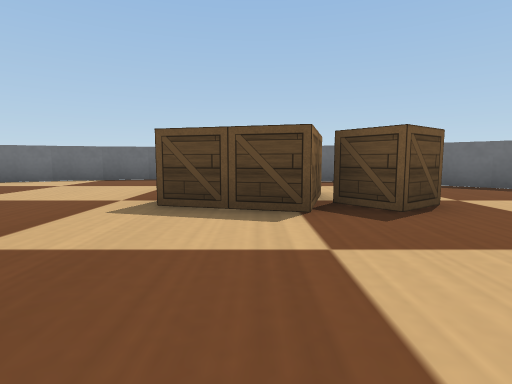
[1] (above)

16 first-person views from a walk through a world built for the Webots simulator. The camera is 0.06 m above the floor, tilts 6° down and sees 80° across. The floor is counted in squares, 0.1 m on a side. Each view is taken from the middle of a square. On the plan, view 1 faces up. The plan holds only what a view shows up to about 9 squares ahead; the rest is blank. The robots in the file are not drawn. Simple shapes and patterns stand in for the simulator's stock objects.

[2]
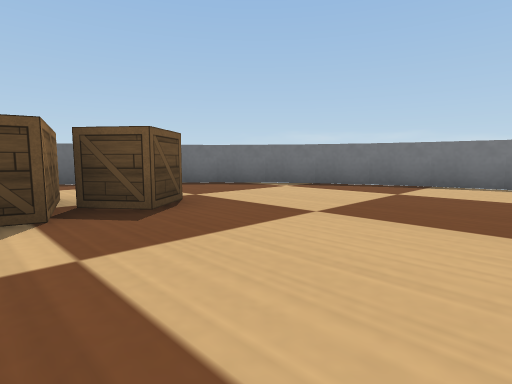

[3]
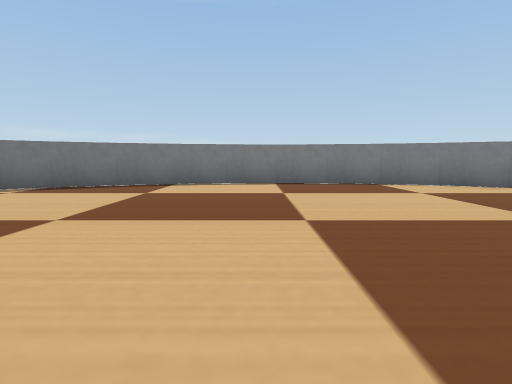

[4]
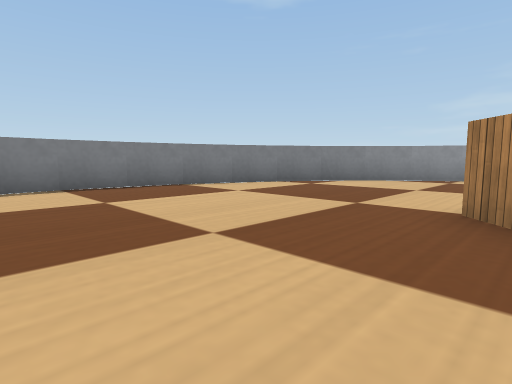

[5]
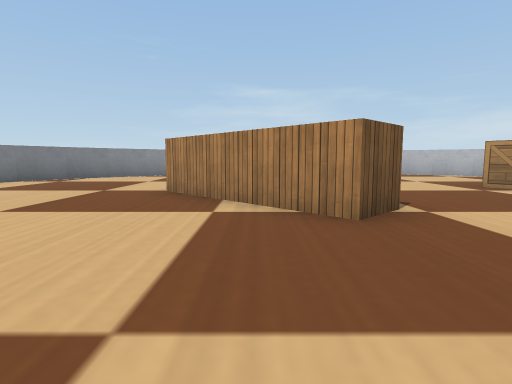

[6]
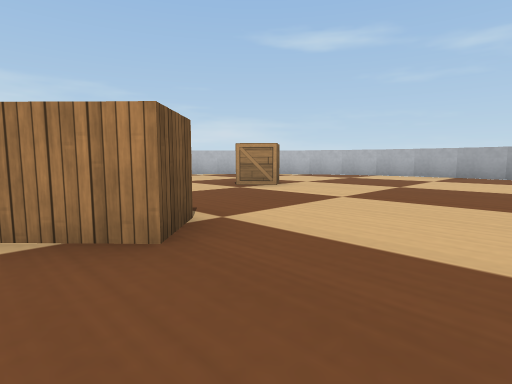

[7]
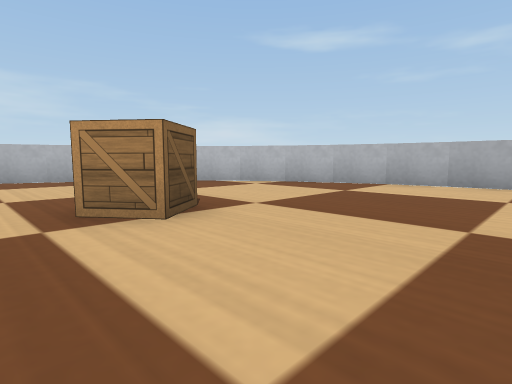

[8]
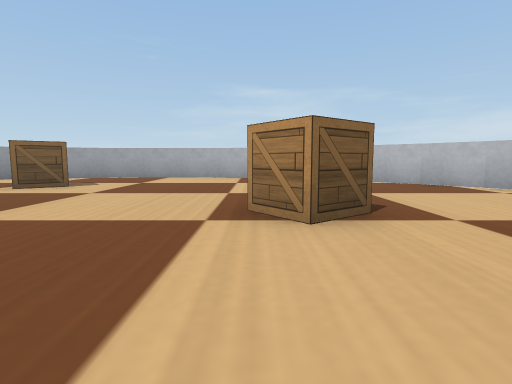

[9]
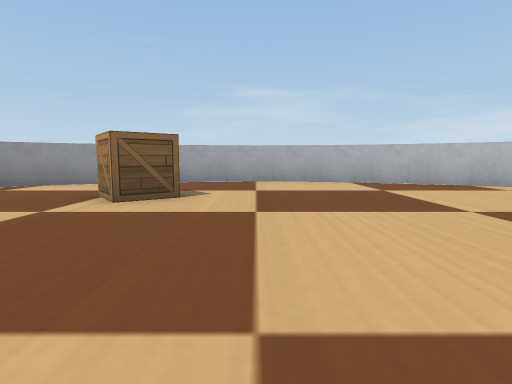

[10]
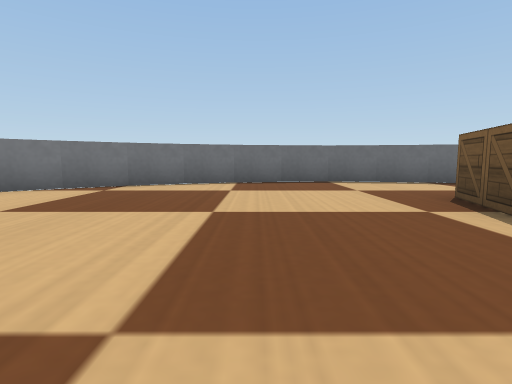

[11]
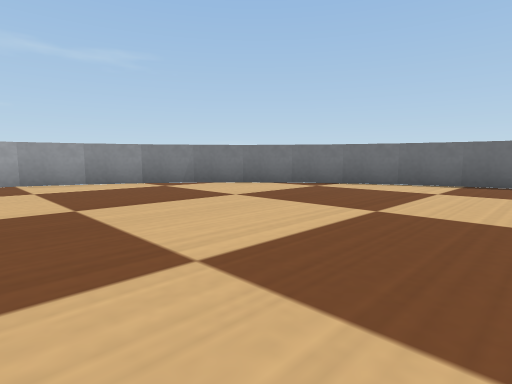

[12]
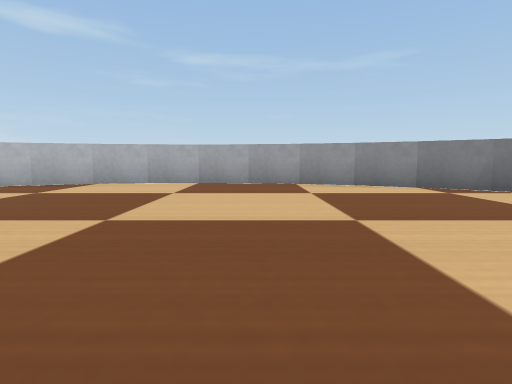

[13]
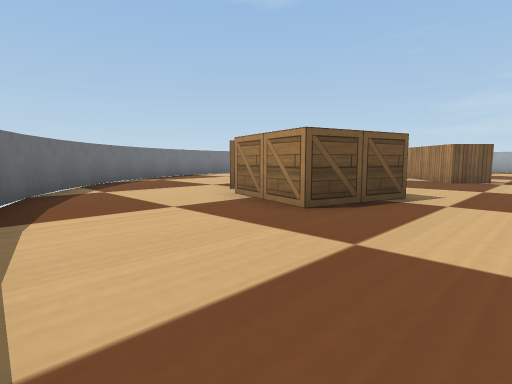

[14]
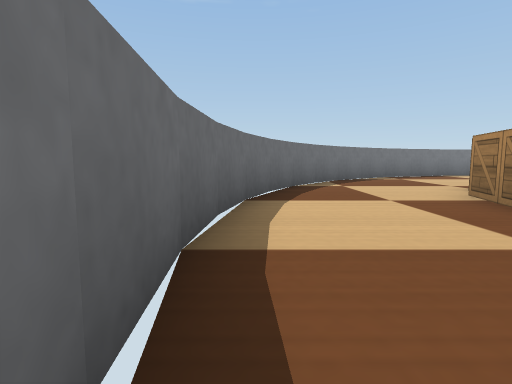

[15]
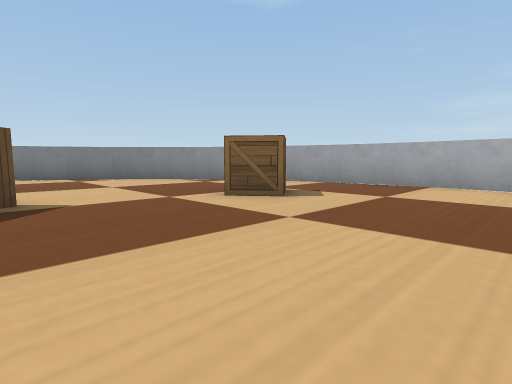

[16]
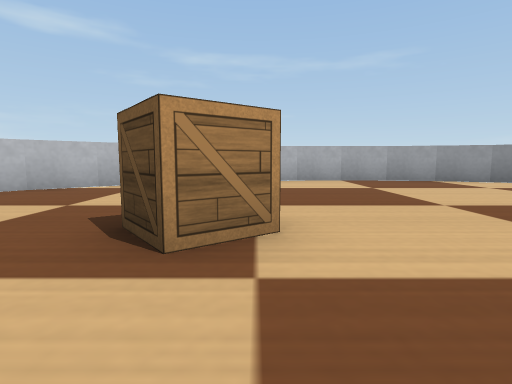

### Floor plan
Points are (right, up) in squares from view 1. A wall is a line through its corners. A room is listed if a view was taken in it or the views show most of it. See-through windows are left out.
Room 1 (views 1, 2, 3, 4, 5, 6, 7, 8, 9, 10, 11, 12, 13, 14, 15, 16)
walls: (-1.8, -0.8) (-1, 0) (1.8, -2.9); (0.7, 9.1) (-0.7, 9.4); (-2, 9.5) (-3.3, 9.4) (-4.6, 9.2); (-0.6, 9.4) (-2.1, 9.5); (3, 8.1) (1.8, 8.7); (-4.5, 9.2) (-5.9, 8.7); (1.9, 8.7) (0.6, 9.2); (-6.9, 8.2) (-8.1, 7.4); (-5.8, 8.8) (-7, 8.2); (-8, 7.5) (-9.1, 6.6) (-10, 5.6); (5.1, 6.5) (4, 7.5); (4.2, 7.4) (2.9, 8.2); (6, 5.5) (5.1, 6.6); (-9.9, 5.7) (-10.7, 4.4); (-10.6, 4.6) (-11.3, 3.2); (-11.2, 3.4) (-11.7, 2.1) (-11.9, 0.7); (7.3, 3.3) (6.7, 4.5) (5.9, 5.6); (7.7, 2.1) (7.2, 3.4); (7.9, 0.7) (7.6, 2.2); (-11.9, 0.9) (-12, -0.5); (-12, -0.4) (-11.9, -1.8); (8, -0.5) (7.9, 0.9); (-11.9, -1.7) (-11.6, -3.2); (7.6, -3.1) (7.9, -1.8) (8, -0.4); (-11.7, -3) (-11.2, -4.3); (7.2, -4.3) (7.7, -3); (-11.3, -4.2) (-10.6, -5.6); (6.6, -5.6) (7.3, -4.2); (-10.7, -5.5) (-9.9, -6.6); (5.9, -6.6) (6.7, -5.4); (-10, -6.5) (-9, -7.6); (5, -7.6) (6, -6.6); (-9.2, -7.5) (-8.1, -8.4); (-7.7, -8.7) (-6.9, -9.2); (4, -8.5) (5.1, -7.5); (2.9, -9.2) (4.1, -8.4); (-5.9, -9.7) (-4.5, -10.2); (-4.7, -10.1) (-3.2, -10.4); (1.9, -9.7) (3.1, -9.1); (-7, -9.2) (-5.8, -9.8); (-3.4, -10.4) (-1.9, -10.5); (-2, -10.5) (-0.7, -10.4) (0.6, -10.2); (0.5, -10.2) (1.7, -9.8)
objects: wooden box (-6, -4) to (-5, -3); wooden box (-1, -7) to (0, -7); wooden box (-1, 4) to (1, 6); wooden box (1, 4) to (2, 5)

Where each view was taken, in squares from view 1:
view 1: 0 up, 0 right, facing up
view 2: 0 up, 0 right, facing up-right
view 3: 0 up, 0 right, facing right
view 4: 1 up, 1 right, facing down-right
view 5: 3 up, 0 right, facing down
view 6: 2 up, 0 right, facing down-left
view 7: 0 up, 4 left, facing down-left
view 8: 0 up, 5 left, facing down
view 9: 2 down, 2 left, facing down
view 10: 1 up, 4 left, facing up
view 11: 1 up, 3 left, facing up-left
view 12: 1 up, 4 left, facing left
view 13: 9 up, 3 left, facing down-right
view 14: 9 up, 4 left, facing right
view 15: 3 down, 4 left, facing down-right
view 16: 3 down, 3 left, facing left
